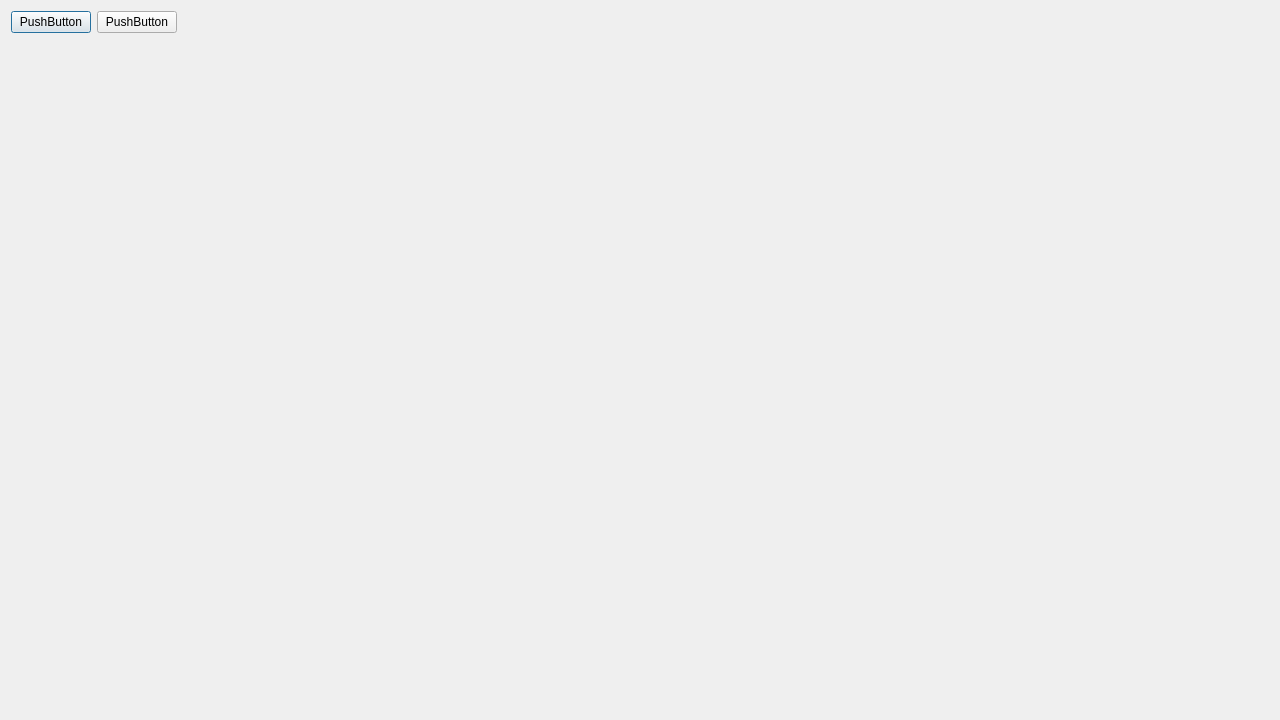
<?xml version="1.0" encoding="UTF-8"?>
<ui version="4.0">
 <class>PCADialog</class>
 <widget class="QDialog" name="PCADialog">
  <property name="geometry">
   <rect>
    <x>0</x>
    <y>0</y>
    <width>1280</width>
    <height>720</height>
   </rect>
  </property>
  <property name="windowTitle">
   <string>Dialog</string>
  </property>
  <layout class="QFormLayout" name="formLayout">
   <item row="0" column="0">
    <layout class="QHBoxLayout" name="horizontalLayout">
     <item>
      <widget class="QPushButton" name="pushButton_2">
       <property name="text">
        <string>PushButton</string>
       </property>
      </widget>
     </item>
     <item>
      <widget class="QPushButton" name="pushButton">
       <property name="text">
        <string>PushButton</string>
       </property>
      </widget>
     </item>
    </layout>
   </item>
  </layout>
 </widget>
 <resources/>
 <connections/>
</ui>
